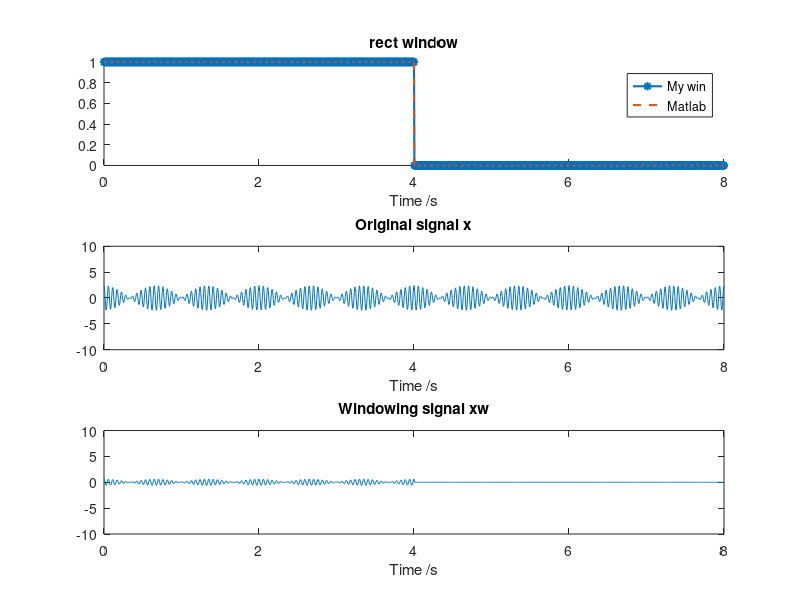

Write the MATLAB code that produced this figure. (Note: this script raises an error after producing the figure.)
clc;clear;
% close all;

%% Information
% Author : Limin Gu
% Date   : 2021/09/21
% Function : CTFT and DTFT of different cos signal with windows.
% update: 2022/03/02 update hamming window
%% Input
% -------Input Signal information------
prompt1 = {'f1 / Hz','f2 / Hz','A1','A2','Width of the window /s',...
           'Type of the window [rect,hanning,hamming,blackman]','CTFT or DTFT'};
title1 = 'Input parameters';
dims1 = [1 35];
definput1 = {'17','18.5','1.2','1.2','4','rect','CTFT'};

answer1 = inputdlg(prompt1,title1,dims1,definput1);

f1 = str2num(answer1{1});
f2 = str2num(answer1{2});
A1 = str2num(answer1{3});
A2 = str2num(answer1{4});
T = str2num(answer1{5});
type_w = answer1{6};
type_f = answer1{7};

fs = 200;
dt = 1/fs;
t = 0:dt:2*T;

%% Create a cos signal
x1 = A1*cos(2*pi*f1*t);
x2 = A2*cos(2*pi*f2*t);
x = x1+x2;

%% Create the window
N = length(t);
win = zeros(1,N);
win_m = zeros(1,N);

indx = find(t>=0 & t<=T);

switch (type_w)
    case 'rect'
        win(indx) = 1;
        win_m(indx) = rectwin(T/dt+1);
        
    case 'hanning'
        win(indx) = 0.5*( 1-cos(2*pi*t(indx)/(T+dt)) );
        win_m(indx) = hann(T/dt+1);
    case 'blackman'
        win(indx) = 0.42-0.5*cos(2*pi*t(indx)/T)+0.08*cos(4*pi*t(indx)/T);
        win_m(indx) = blackman(T/dt+1);
    case 'hamming'
        win(indx) = 0.53836-(1-0.53836)*cos(2*pi*t(indx)/(T+dt));
        win_m(indx) = hamming(T/dt+1);
end

tm = 0:dt:dt*(length(win_m)-1);

%% Multiply the window and cos
xw = x.*win/(sum(win)*dt);


%% Plot
figure
subplot(311)
hold on
plot(t,win,'-*','Linewidth',1.5);
plot(tm,win_m,'--','Linewidth',1.5);
legend('My win','Matlab')
xlabel('Time /s')
title([type_w,' window'])

subplot(312)
plot(t,x)
title('Original signal x')
xlabel('Time /s')
ylim([-10,10])

subplot(313)
plot(t,xw)
title('Windowing signal xw')
xlabel('Time /s')
ylim([-10,10])

%% CTFT / DTFT
n = t/dt;
f = -fs/2:0.01:fs/2;

switch (type_f)
    case 'CTFT'
        XW = my_CTFT(t,xw,f,'None');
        W = my_CTFT(t,win,f,'None');
        
    case 'DTFT'
        f = f*dt;
        XW = my_DTFT(n,xw,f,'None');
        W = my_DTFT(n,win,f,'None');
end

%% Plot
figure
subplot(211)
plot(f,abs(W));
title(['Amplitude of ',type_f,'(w)']);
xlabel('Frequency /Hz');
ylabel('Amplitude')

subplot(212)
plot(f,abs(XW));
title(['Amplitude of ',type_f,'(xw)']);
xlabel('Frequency /Hz');
ylabel('Amplitude')
